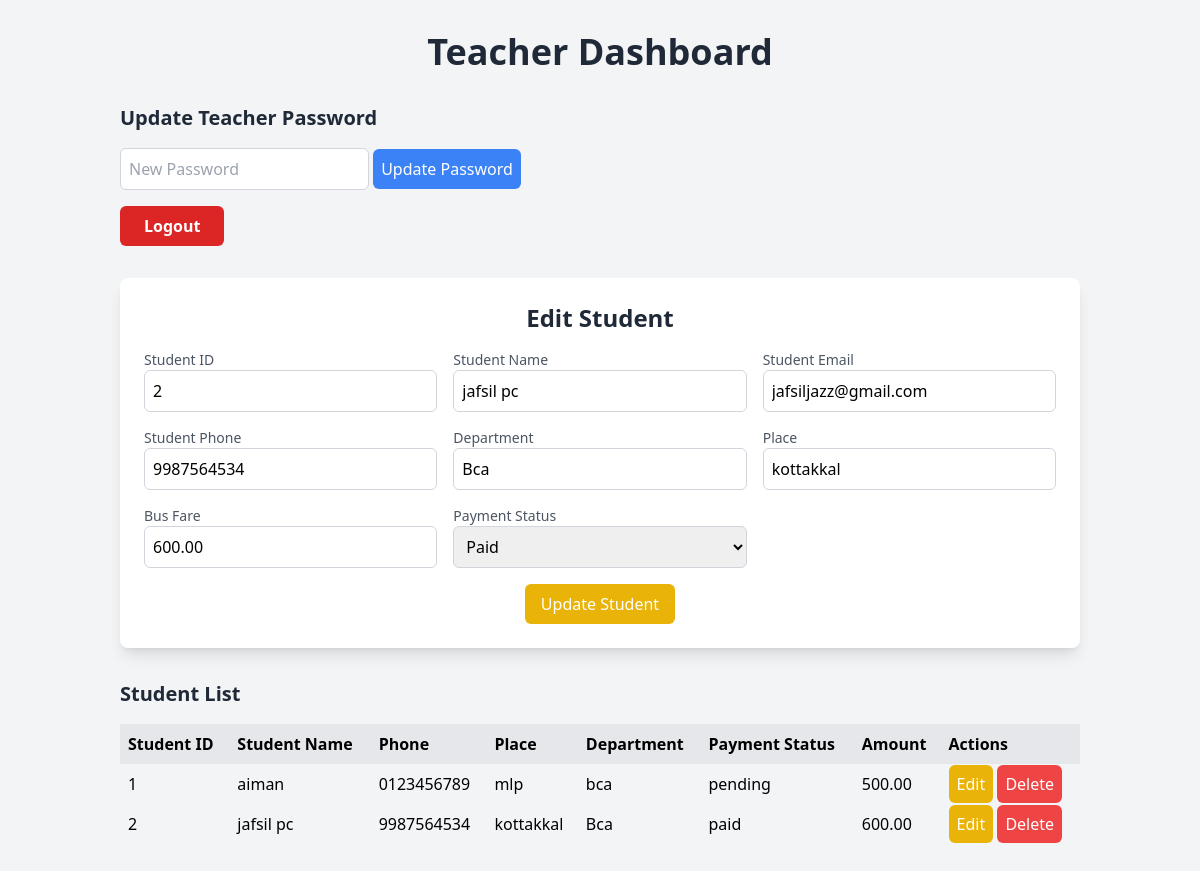
The page /office/?edit_id=2 (signed in) on the database its author committed.
### tables this page shows
CREATE TABLE `students` (
  `id` int(11) NOT NULL,
  `student_id` int(11) NOT NULL,
  `student_name` varchar(100) NOT NULL,
  `phone` varchar(15) NOT NULL,
  `place` varchar(100) NOT NULL,
  `department` varchar(100) NOT NULL,
  `bus_fare` decimal(10,2) NOT NULL,
  `payment_status` enum('paid','pending') NOT NULL,
  `email` varchar(100) NOT NULL,
  `password` varchar(255) NOT NULL
);

### office/index.php (the view, shortened to what this page needs)
<?php
require_once("../db.php");
$sql = "SELECT * FROM students";
$result = $conn->query($sql);
?>
<!DOCTYPE html>
<html lang="en">
<head>
    <script src="https://cdn.tailwindcss.com"></script>
</head>
<body class="bg-gray-100">
    <div class="container mx-auto p-8">
        <h1 class="text-4xl font-bold text-center text-gray-800 mb-8">Teacher Dashboard</h1>
        <div class="mb-8">
            <h2 class="text-xl font-semibold text-gray-800">Update Teacher Password</h2>
            <form method="POST" class="mt-4">
                <input type="password" name="new_password" placeholder="New Password" class="p-2 border border-gray-300 rounded-md mb-4" required>
                <button type="submit" name="update_teacher_password" class="bg-blue-500 text-white p-2 rounded-md">Update Password</button>
            </form>
            <form method="POST" action="">
                <button type="submit" name="logout" class="bg-red-600 text-white font-semibold py-2 px-6 rounded-md hover:bg-red-700 transition duration-300">
                    Logout
                </button>
            </form>
        </div>
        <div class="mb-8 p-6 bg-white rounded-lg shadow-lg">
            <h2 class="text-2xl font-semibold text-gray-800 mb-4 text-center"><?= isset($_GET['edit_id']) ? 'Edit Student' : 'Add Student' ?></h2>
            <?php
            $student = null;
            if (isset($_GET['edit_id'])) {
                $edit_id = $_GET['edit_id'];
                $stmt = $conn->prepare("SELECT * FROM students WHERE id = ?");
                $stmt->bind_param("i", $edit_id);
                $stmt->execute();
                $student = $stmt->get_result()->fetch_assoc();
            }
            ?>
            <form method="POST" action="" class="grid grid-cols-1 sm:grid-cols-2 lg:grid-cols-3 gap-4">
                <div>
                    <label for="student_id" class="block text-gray-600 font-medium text-sm">Student ID</label>
                    <input type="text" name="student_id" value="<?= $student['student_id'] ?? '' ?>" placeholder="Student ID" class="w-full p-2 border border-gray-300 rounded-md focus:ring-2 focus:ring-blue-500" required>
                </div>
                <div>
                    <label for="student_name" class="block text-gray-600 font-medium text-sm">Student Name</label>
                    <input type="text" name="student_name" value="<?= $student['student_name'] ?? '' ?>" placeholder="Student Name" class="w-full p-2 border border-gray-300 rounded-md focus:ring-2 focus:ring-blue-500" required>
                </div>
                <div>
                    <label for="student_email" class="block text-gray-600 font-medium text-sm">Student Email</label>
                    <input type="email" name="student_email" value="<?= $student['email'] ?? '' ?>" placeholder="Student Email" class="w-full p-2 border border-gray-300 rounded-md focus:ring-2 focus:ring-blue-500" required>
                </div>
                <div>
                    <label for="student_phone" class="block text-gray-600 font-medium text-sm">Student Phone</label>
                    <input type="text" name="student_phone" value="<?= $student['phone'] ?? '' ?>" placeholder="Student Phone" class="w-full p-2 border border-gray-300 rounded-md focus:ring-2 focus:ring-blue-500" required>
                </div>
                <div>
                    <label for="student_department" class="block text-gray-600 font-medium text-sm">Department</label>
                    <input type="text" name="student_department" value="<?= $student['department'] ?? '' ?>" placeholder="Department" class="w-full p-2 border border-gray-300 rounded-md focus:ring-2 focus:ring-blue-500" required>
                </div>
                <div>
                    <label for="student_place" class="block text-gray-600 font-medium text-sm">Place</label>
                    <input type="text" name="student_place" value="<?= $student['place'] ?? '' ?>" placeholder="Place" class="w-full p-2 border border-gray-300 rounded-md focus:ring-2 focus:ring-blue-500" required>
                </div>
                <div>
                    <label for="student_bus_fare" class="block text-gray-600 font-medium text-sm">Bus Fare</label>
                    <input type="number" name="student_bus_fare" value="<?= $student['bus_fare'] ?? '' ?>" placeholder="Bus Fare" class="w-full p-2 border border-gray-300 rounded-md focus:ring-2 focus:ring-blue-500" required>
                </div>
                <div>
                    <label for="student_payment_status" class="block text-gray-600 font-medium text-sm">Payment Status</label>
                    <select name="student_payment_status" class="w-full p-2 border border-gray-300 rounded-md focus:ring-2 focus:ring-blue-500" required>
                        <option value="Paid" <?= isset($student) && $student['payment_status'] == 'paid' ? 'selected' : '' ?>>Paid</option>
                    </select>
                </div>
                <div class="col-span-3 flex justify-center">
                    <button type="submit" name="add_edit_student" class="bg-<?= isset($student) ? 'yellow' : 'green' ?>-500 text-white px-4 py-2 rounded-md hover:bg-<?= isset($student) ? 'yellow' : 'green' ?>-600 focus:outline-none focus:ring-2 focus:ring-<?= isset($student) ? 'yellow' : 'green' ?>-500">
                        <?= isset($student) ? 'Update Student' : 'Add Student' ?>
                    </button>
                </div>
            </form>
        </div>
        <h2 class="text-xl font-semibold text-gray-800">Student List</h2>
        <table class="table-auto w-full border-collapse mt-4">
            <thead>
                <tr class="bg-gray-200">
                    <th class="p-2 text-left">Student ID</th>
                    <th class="p-2 text-left">Student Name</th>
                    <th class="p-2 text-left">Phone</th>
                    <th class="p-2 text-left">Place</th>
                    <th class="p-2 text-left">Department</th>
                    <th class="p-2 text-left">Payment Status</th>
                    <th class="p-2 text-left">Amount</th>
                    <th class="p-2 text-left">Actions</th>
                </tr>
            </thead>
            <tbody>
                <?php while($row = $result->fetch_assoc()): ?>
                    <tr>
                        <td class="p-2"><?= $row['student_id'] ?></td>
                        <td class="p-2"><?= $row['student_name'] ?></td>
                        <td class="p-2"><?= $row['phone'] ?></td>
                        <td class="p-2"><?= $row['place'] ?></td>
                        <td class="p-2"><?= $row['department'] ?></td>
                        <td class="p-2"><?= $row['payment_status'] ?></td>
                        <td class="p-2"><?= $row['bus_fare'] ?></td>
                        <td class="p-2">
                            <a href="?edit_id=<?= $row['id'] ?>" class="bg-yellow-500 text-white p-2 rounded-md">Edit</a>
                            <a href="?delete_id=<?= $row['id'] ?>" class="bg-red-500 text-white p-2 rounded-md" onclick="return confirm('Are you sure you want to delete this student?')">Delete</a>
                        </td>
                    </tr>
                <?php endwhile; ?>
            </tbody>
        </table>
    </div>
</body>
</html>

### rows shown on the page
students: student_id "2", student_name "jafsil pc", student_email "jafsiljazz@gmail.com", student_phone "9987564534", student_department "Bca", student_place "kottakkal", student_bus_fare "600.00", student_payment_status "Paid", student "2", phone "9987564534", place "kottakkal", department "Bca", payment_status "paid", bus_fare "600.00"
students: student "1", student_name "aiman", phone "0123456789", place "mlp", department "bca", payment_status "pending", bus_fare "500.00"
